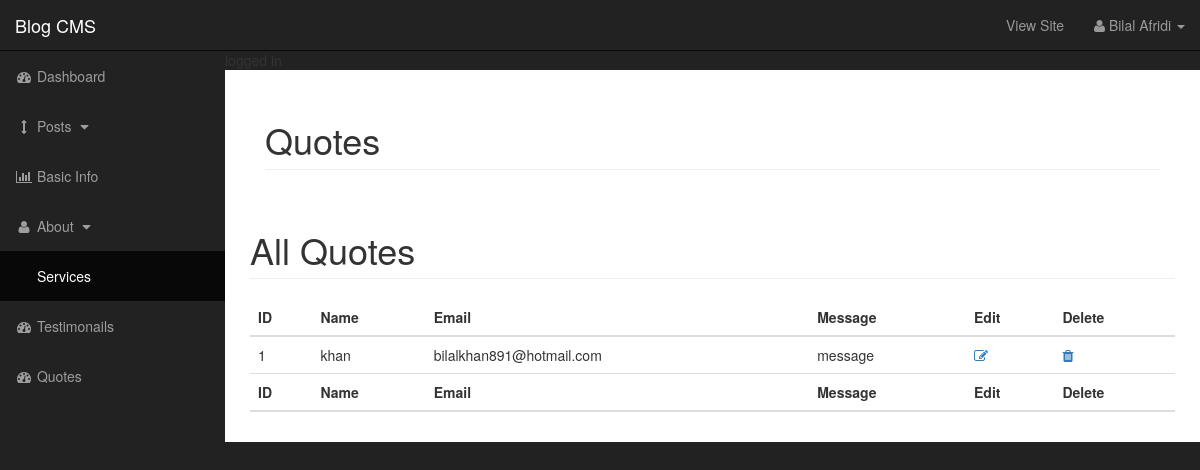
The app's page /admin/quotes.php (signed in) with its own data.
### tables this page shows
CREATE TABLE `quotes` (
  `id` int(11) NOT NULL,
  `name` varchar(255) NOT NULL,
  `email` varchar(255) NOT NULL,
  `message` text NOT NULL
);

### admin/quotes.php (the view, shortened to what this page needs)
<?php include_once  "inc/header.php"; ?>
    <div id="wrapper">
        <?php include_once "inc/navbar.php"; ?>
        <div id="page-wrapper">
            <div class="container-fluid">
            <div class="col-lg-12">
                <h1 class="page-header">Quotes</h1>
            </div>
                <div class="row">
                    <div class="col-lg-12">
                        <h1 class="page-header">
                            All Quotes
                        </h1>
                            <table class="table table-hover">
                                <thead>
                                    <tr>
                                        <th>ID</th>
                                        <th>Name</th>
                                        <th>Email</th>
                                        <th>Message</th>
                                        <th>Edit</th>
                                        <th>Delete</th>
                                    </tr>
                                </thead>
                                <tbody>
<?php
    $query = "SELECT * FROM quotes";
    $result = mysqli_query($conn, $query);
    while ($quotes = mysqli_fetch_assoc($result)) {
    $id = $quotes['id'];
    $name = $quotes['name'];
    $email = $quotes['email'];
    $message = $quotes['message'];
 ?>
<tr>
     <td><?php echo $id; ?></td>
     <td><?php echo $name; ?></td>
     <td><?php echo $email; ?></td>
     <td><?php echo $message; ?></td>
     <td><a href="quotes.php?edit&id=<?php echo $id; ?>" class="fa fa-edit"></a></td>
     <td><a href="quotes.php?delete&id=<?php echo $id; ?>" class="fa fa-trash"></a></td>
</tr>
<?php } ?>
                                    </tbody>
                                <thead>
                                    <tr>
                                        <th>ID</th>
                                        <th>Name</th>
                                        <th>Email</th>
                                        <th>Message</th>
                                        <th>Edit</th>
                                        <th>Delete</th>
                                    </tr>
                                </thead>
                            </table>
                        </div>
                    </div>
                </div>
            </div>
        </div>
<?php include_once "inc/footer.php"; ?>

### admin/css/sb-admin.css (style rules this page uses)
body { margin-top: 100px; background-color: #222; }
@media (min-width:768px) { body { margin-top: 50px; } }
#wrapper { padding-left: 0; }
#page-wrapper { width: 100%; padding: 0; background-color: #fff; }
@media (min-width:768px) { #wrapper { padding-left: 225px; } }
@media (min-width:768px) { #page-wrapper { padding: 10px; } }

### records on screen
quotes: id "1", name "khan", email "bilalkhan891@hotmail.com", message "message"
